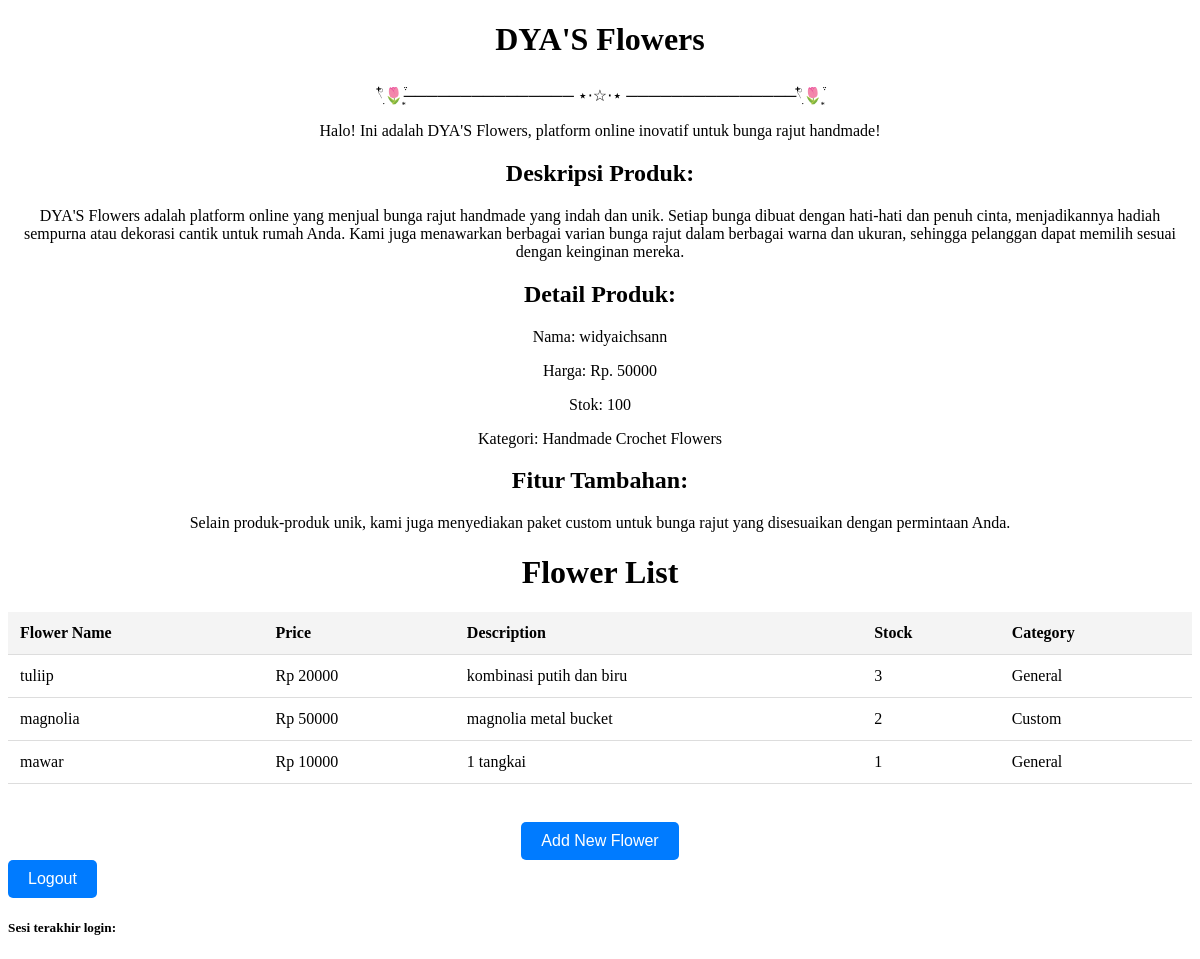
The app's page / (signed in) with its own data.
### main/models.py (models this page shows, shortened)
class Product(models.Model):
    user = models.ForeignKey(User, on_delete=models.CASCADE)
    id = models.UUIDField(primary_key=True, default=uuid.uuid4, editable=False)
    name = models.CharField(max_length=255)
    price = models.IntegerField()
    description = models.TextField()
    stock = models.IntegerField()
    category = models.CharField(max_length=100, default="General")

### main/views.py (the view)
# urls.py: path('', show_main, name='show_main'),
@login_required(login_url='/login')
def show_main(request):
    products = Product.objects.filter(user=request.user)
    context = {
        'products': products,
        'name': request.user.username,
        'price': 50000,
        'category': 'Handmade Crochet Flowers',
        'stock': 100,
        'description': 'DYA\'S Flowers adalah platform online yang menjual bunga rajut handmade yang indah dan unik. Setiap bunga dibuat dengan hati-hati dan penuh cinta, menjadikannya hadiah sempurna atau dekorasi cantik untuk rumah Anda.\n'
                       '\t Kami juga menawarkan berbagai varian bunga rajut dalam berbagai warna dan ukuran, sehingga pelanggan dapat memilih sesuai dengan keinginan mereka.',
        'additional_features': "Selain produk-produk unik, kami juga menyediakan paket custom untuk bunga rajut yang disesuaikan dengan permintaan Anda.",
        'last_login': request.COOKIES.get('last_login', ''),
    }
    return render(request, "main.html", context)

### main/templates/main.html (shortened to what this page needs)
{% extends 'base.html' %}
{% load static %}
{% block content %}
<!DOCTYPE html>
<html lang="id">
<head>
</head>
<header>
    <h1 style="text-align: center;">DYA'S Flowers</h1>
    <p style="text-align: center;">𓍢ִ໋🌷͙֒─────────────── ⋆⋅☆⋅⋆ ───────────────𓍢ִ໋🌷͙֒</p>
</header>
<body>
    <div style="text-align: center;">
        <p>Halo! Ini adalah DYA'S Flowers, platform online inovatif untuk bunga rajut handmade!</p>
        <h2>Deskripsi Produk:</h2>
        <p>{{ description }}</p>
        <h2>Detail Produk:</h2>
        <p>Nama: {{ name }}</p>
        <p>Harga: Rp. {{ price }}</p>
        <p>Stok: {{ stock }}</p>
        <p>Kategori: {{ category }}</p>
        <h2>Fitur Tambahan:</h2>
        <p>{{ additional_features }}</p>
        <h1>Flower List</h1>
        {% if not products %}
            <p>Belum ada data bunga pada toko ini.</p>
        {% else %}
            <table>
                <tr>
                    <th>Flower Name</th>
                    <th>Price</th>
                    <th>Description</th>
                    <th>Stock</th>
                    <th>Category</th>
                </tr>
                {% for product in products %}
                <tr>
                    <td>{{ product.name }}</td>
                    <td>Rp {{ product.price }}</td>
                    <td>{{ product.description }}</td>
                    <td>{{ product.stock }}</td>
                    <td>{{ product.category }}</td>
                </tr>
                {% endfor %}
            </table>
        {% endif %}
        <br />
        <a href="{% url 'main:create_flowers' %}">
            <button>Add New Flower</button>
        </a>
    </div>
</body>
<a href="{% url 'main:logout' %}">
    <button>Logout</button>
  </a>
  <h5>Sesi terakhir login: {{ last_login }}</h5>
</html>
{% endblock content %}

### templates/base.html (shortened to what this page needs)
{% load static %}
<!DOCTYPE html>
<html lang="en">
  <head>
  </head>
  <body>
    {% block content %} {% endblock content %}
  </body>
</html>

### main/templates/main.html (style rules this page uses)
table { width: 100%; border-collapse: collapse; margin: 20px 0; }
th, td { padding: 12px; text-align: left; border-bottom: 1px solid #ddd; }
th { background-color: #f4f4f4; }
button { background-color: #007BFF; color: #fff; border: none; padding: 10px 20px; font-size: 1em; cursor: pointer; border-radius: 5px; transition: background-color 0.3s ease; }

### records on screen
Product: name "tuliip", price "20000", description "kombinasi putih dan biru", stock "3", category "General"
Product: name "magnolia", price "50000", description "magnolia metal bucket", stock "2", category "Custom"
Product: name "mawar", price "10000", description "1 tangkai", stock "1", category "General"

### other values on screen
{{ name }} "widyaichsann"
{{ price }} "50000"
{{ stock }} "100"
{{ category }} "Handmade Crochet Flowers"
{{ additional_features }} "Selain produk-produk unik, kami juga menyediakan paket custom untuk bunga rajut yang disesuaikan dengan permintaan Anda."
